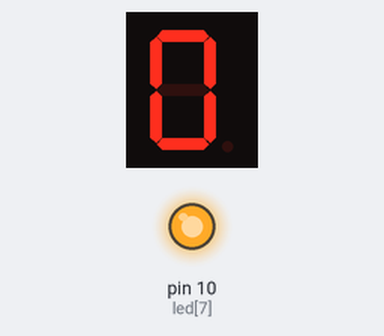
Bench run of a sketch on a simulated Arduino Uno, built with avr-gcc and run on an emulated ATmega328P. On the bench: 1-digit seven-segment display, output pins drawn as LEDs (lit = HIGH). Wiring (inferred from the names in the program): 1-digit 7-segment display, segments lit when LOW: segments pin 3, pin 4, pin 5, pin 6, pin 7, pin 8, pin 9. The segment pins are drawn as the display they are named for; pins used as bus, display or sensor lines are not drawn.

Above: at 0.1 s.
At 2.1 s:
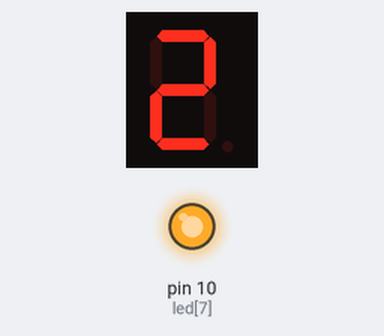
At 4.1 s:
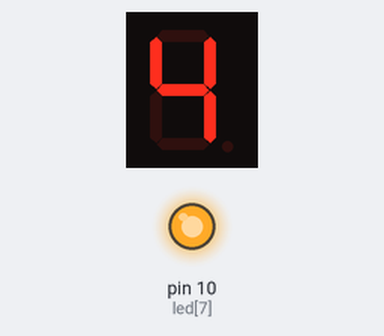
At 9.1 s:
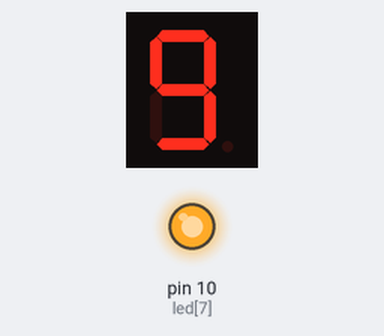
Timing chart, 0 to 10.6 s (numbered marks = the images above):
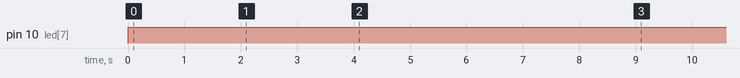

The sketch:

BLKLab_PRJ54_Bo_Dem_Thoi_Gian_Voi_LED_7_Thanh_Va_Arduino.ino
```cpp
int led[8] = {3, 4, 5, 6, 7, 8, 9, 10};             //Khai báo mảng chứa các chân điều khiển LED 7 thanh anode chung
int delayTime = 1000;                               //Biến chứa thời gian đếm ngược
int count = 0;                                      //Biến đếm số
unsigned long lastTime=0;                           //Biến ghim mốc thời gian
const byte number[] = {                             //Mảng chứa đoạn mã nhị phân để hiển thị các số từ 0-9
  0b11000000, 0b11111001, 0b10100100, 0b10110000,
  0b10011001, 0b10010010, 0b10000010, 0b11111000,
  0b10000000, 0b10010000};
void setup() {
  for (int i = 0; i < 8; i++) {
    pinMode(led[i], OUTPUT);                         //Dùng vòng "for" cài đặt chức năng cho các chân đã khai báo
  }
}
void loop(){
  if((millis()-lastTime)>=delayTime){                //Sau thời gian đã set , tăng biến đếm
    lastTime=millis();
    count++;
    count = count % 10;                               //Giữ phạm vi biến k chạy quá 9
  }
  for(int i=0;i<8;i++){
    digitalWrite(led[i],(number[count]>>i) & 0b1);    //Dùng vòng for hiển thị hàng loạt các đèn cho các con số ứng với biến đếm "count"
  }
}
```

Measured:
- by itself, pin 10 (led[7]): LOW → HIGH at 0.00 s
- by itself, everything shown: repeats every 10.0 s, in 10 steps
- what the display in image 1 shows lasts 1.0 s, from 2.0 s to 3.0 s
